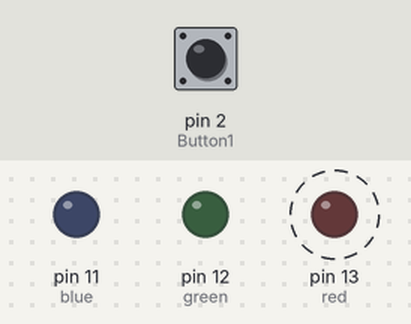
Recording of a sketch running on a simulated Arduino Uno, built with avr-gcc and run on an emulated ATmega328P. Parts: output pins drawn as LEDs (lit = HIGH). Dashed ring = blinking. The inputs (shaded band) are chosen by the test bench; at power-on: pin 2 (Button1) LOW. Random numbers use the default seed unless the sketch sets one; what the sketch prints to the serial monitor is not drawn.

Above: at 3.8 s.
3.9 s: pin 2 (Button1) pulled HIGH for 0.15 s
At 6.4 s:
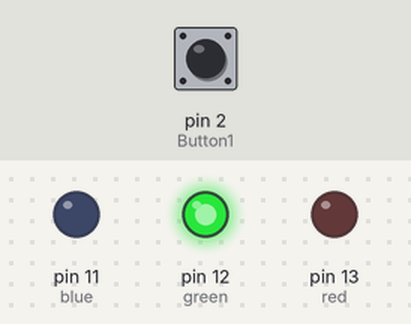
7.0 s: pin 2 (Button1) pulled HIGH for 3.2 s
At 7.4 s:
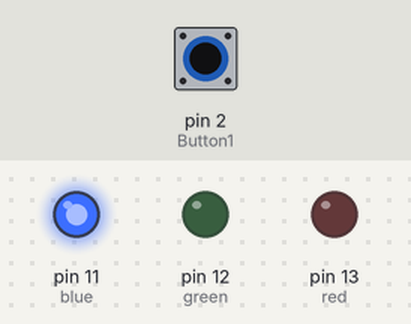
At 13.3 s:
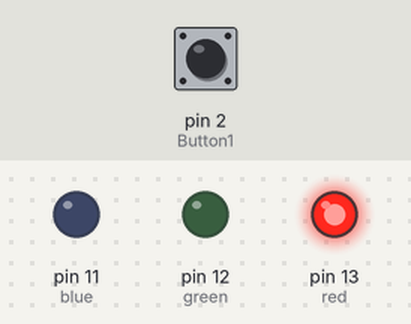
Timing chart, 0 to 19.2 s (numbered marks = the images above; inputs shaded):
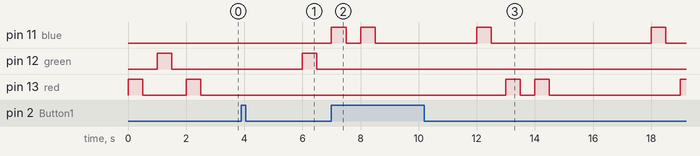

The sketch:

test.ino
```cpp
#define red 13
#define green 12
#define blue 11
#define Button1 2
#define Button2 3

int Button2State = LOW, Button1State = LOW;

int level = 3, colors[10], randomChange = 0;

int gameState = 0;

bool gameEnd = false, bug = false;

int ledState = HIGH;
unsigned long prevMillis;

unsigned long currentMillis;

void resetGame() {
  level = 3;
  for(int j=0;j<10;j++) colors[j]=0;
  gameState = 0;
  gameEnd = false;
}

void addColors() {
  for(int i=0;i<level;i++){
    if(colors[i] == 0){
        colors[i] = random(11,14);
    }
  }
}

void displayColors(){
  for(int i = 0; i < level; i++) {
    digitalWrite(colors[i], HIGH);
    delay(500);
    digitalWrite(colors[i], LOW);
    delay(500);
  }
}

void readPlayers() {

    prevMillis = millis();
    currentMillis = millis();

    while(currentMillis - prevMillis < 3000) {
      currentMillis = millis();
      Button1State = digitalRead(Button1);
      if(Button1State == HIGH){
        if(bug) Serial.print("YES");
        else Serial.print("NO");
        resetGame();
      }
    }
}


void setup() {
  randomSeed(analogRead(0));
  Serial.begin(19200);

  pinMode(red, OUTPUT);
  pinMode(green, OUTPUT);
  pinMode(blue, OUTPUT);

  pinMode(Button1, INPUT);
  pinMode(Button2, INPUT);

  resetGame();

}

void loop() {
    addColors();
    displayColors();
    level++;
    readPlayers();
}
```

Measured:
- after the input at 3.9 s, pin 12 (green): LOW → HIGH after 2.1 s, → LOW 0.50 s later
- after the input at 7.0 s, pin 13 (red): goes HIGH 0.50 s, LOW 0.50 s, HIGH 0.50 s, LOW 4.5 s, then HIGH, starting after 6.0 s
- by itself, pin 13 (red): alternates HIGH for 0.50 s and LOW for 1.5 s
